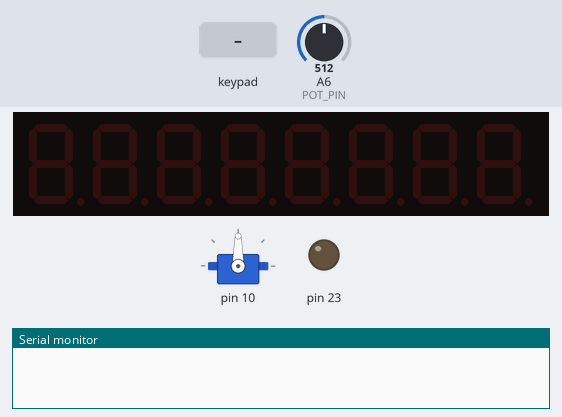
Recording of a program running on a simulated Arduino Nano, built with avr-gcc and run on an emulated ATmega328P. On the bench: 8-digit seven-segment display, servo, output pins drawn as LEDs (lit = HIGH), the last lines printed to the serial monitor. The test bench sets the inputs (shaded band); at power-on: A6 (POT_PIN) = 512.

Above: at 1.2 s.
1.3 s: A6 (POT_PIN) set to 716
At 3.1 s:
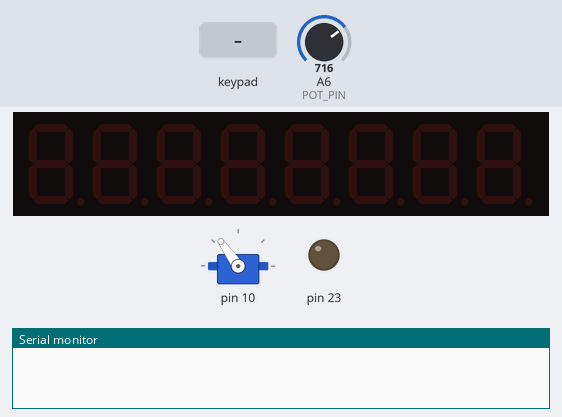
3.4 s: A6 (POT_PIN) set to 900
At 5.4 s:
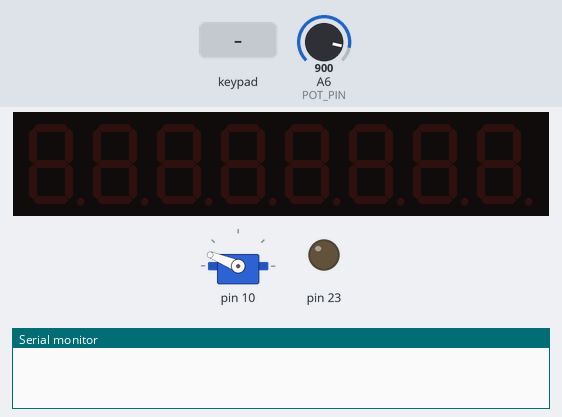
5.7 s: A6 (POT_PIN) set to 1023
At 7.4 s:
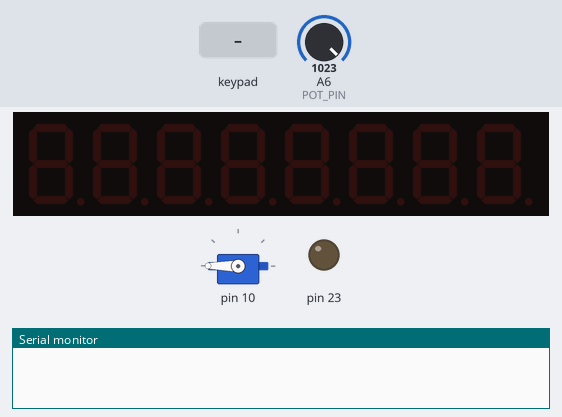
7.6 s: key '2' pressed
9.2 s: A6 (POT_PIN) set to 306
At 11.2 s:
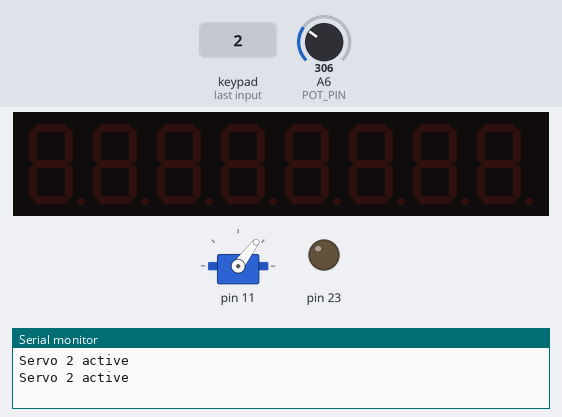
11.7 s: keypad keys 2 5 pressed 0.4 s apart
Timing chart, 0 to 14.7 s (numbered marks = the images above; inputs shaded):
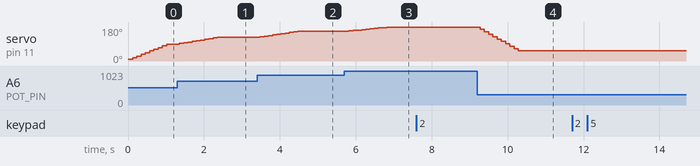

Measured:
- after the input at 1.3 s, servo on pin 11: moves from 90° to 125° over 1.0 s, starting after 0.05 s
- after the input at 3.4 s, servo on pin 11: moves from 125° to 158° over 1.0 s, starting after 0.07 s
- after the input at 5.7 s, servo on pin 11: moves from 158° to 180° over 1.0 s, starting after 0.12 s
- after the input at 9.2 s, servo on pin 11: moves from 180° to 53° over 1.0 s, starting after 0.08 s

The program:

main.cpp
```cpp
#include <Arduino.h>
#include <Servo.h>
#include <avr/io.h>
#include <TM1638.h>

#define CLK_PIN 7
#define DIO_PIN 8
#define STB0_PIN 9
#define POT_PIN A6
#define SERVO_1 10
#define SERVO_2 11
#define SERVO_3 13

Servo servo;
TM1638 module = TM1638(DIO_PIN, CLK_PIN, STB0_PIN);
int buttons;
int potVal;
int selectedServo = SERVO_1;
const int numReadings = 10;
int readings[numReadings];
int index = 0;
long total = 0;
int average = 0;

void printServoPosition(int pos, TM1638 module)
{
  module.setDisplayToDecNumber(pos, 0, false);
}

void sweep(int servoNum)
{
  int pos = 0;
  servo.attach(servoNum);

  for (pos = 0; pos <= 180; pos += 1)
  {
    servo.write(pos);
    printServoPosition(pos, module);
    delay(15);
  }
  for (pos = 180; pos >= 0; pos -= 1)
  {
    servo.write(pos);
    printServoPosition(pos, module);
    delay(15);
  }
}

void setServoToPos(int servoNum, int pos)
{
  servo.attach(servoNum);
  servo.write(pos);
  printServoPosition(pos, module);
}

int averageAnalogRead(int pinToRead)
{
  total -= readings[index];
  readings[index] = analogRead(pinToRead);
  total += readings[index];
  index = (index + 1) % numReadings;
  average = total / numReadings;
  delay(10);

  return average;
}

void setup()
{
  // Serial monitor
  Serial.begin(9600);
  // TM1638 setup
  DDRB |= (1 << 7) | (1 << 8) | (1 << 9);
  module.clearDisplay();
  module.setupDisplay(true, 7);
  // set potentiometer pin as input
  pinMode(POT_PIN, INPUT);
}

void loop()
{
  buttons = module.getButtons();
  switch (buttons)
  {
  case 1:
    Serial.println("Servo 1 active");
    selectedServo = SERVO_1;
    break;
  case 2:
    Serial.println("Servo 2 active");
    selectedServo = SERVO_2;
    break;
  case 4:
    Serial.println("Servo 3 active");
    selectedServo = SERVO_3;
  case 8:
    Serial.println("Button 4 pressed");
    break;
  case 16:
    Serial.println("Button 5 pressed");
    break;
  case 32:
    Serial.println("Button 6 pressed");
    break;
  case 64:
    Serial.println("Button 7 pressed");
    break;
  case 128:
    Serial.println("Button 8 pressed");
    break;
  }
  int val = map(averageAnalogRead(POT_PIN), 0, 1023, 0, 180);
  setServoToPos(selectedServo, val);

  delay(100);
}
```
